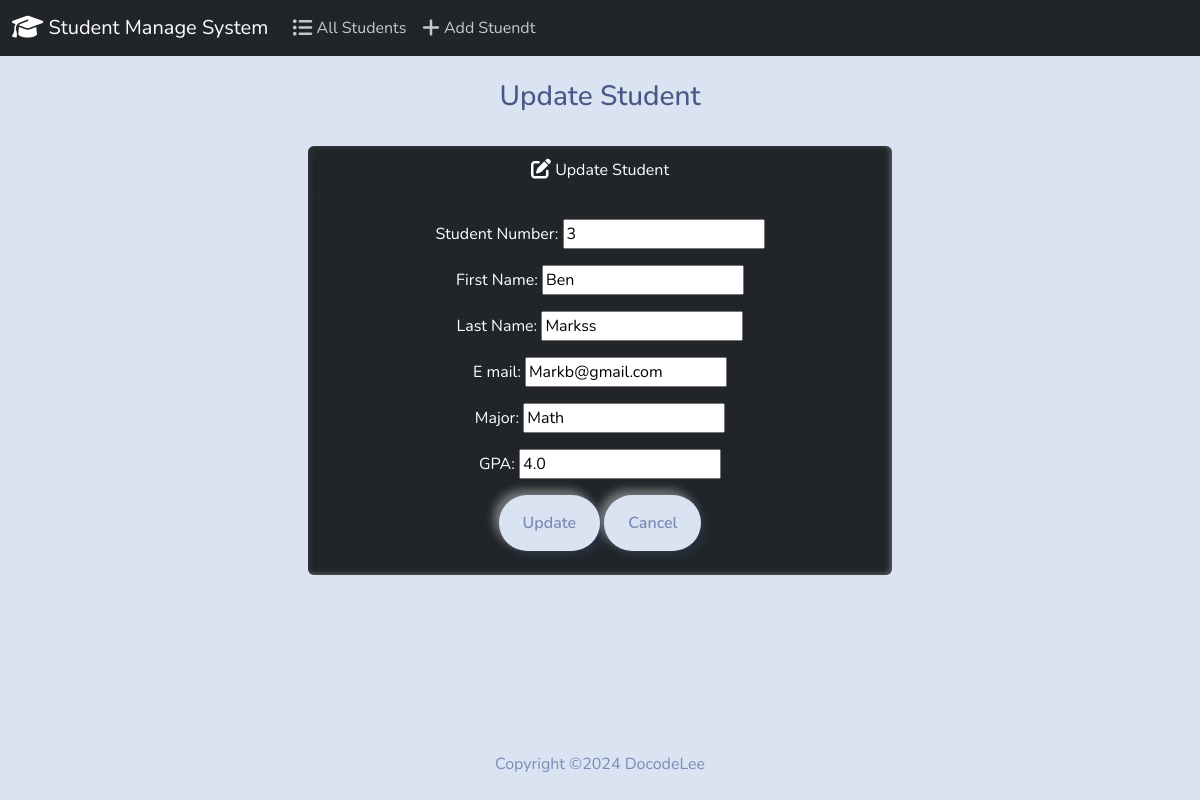
The page /edit/3/ on the database its author committed.
### students/models.py (models this page shows, shortened)
class Student(models.Model):
    student_number = models.PositiveIntegerField()
    first_name = models.CharField(max_length=50)
    last_name = models.CharField(max_length=50)
    email = models.EmailField(max_length=100)
    major = models.CharField(max_length=50)
    gpa = models.FloatField()

### students/views.py (the view)
# urls.py: path('edit/<int:id>/', views.edit, name='edit'),
def edit(request, id):
    if request.method == "POST":
        student = Student.objects.get(pk=id)
        form = StudentForm(request.POST, instance=student)
        if form.is_valid():
            form.save()
            return render(request, 'students/edit.html',{
                'form' : form,
                'success' : True
            })
    else:
            student = Student.objects.get(pk=id)
            form = StudentForm(instance = student)
            return render(request, 'students/edit.html',{
            'form' : form
            })

### students/forms.py
class StudentForm(forms.ModelForm):
    class Meta:
        model = Student
        fields = ['student_number', 'first_name', 'last_name', 'email', 'major', 'gpa' ]
        labels = {
            'student_number': 'Student Number',
            'first_name' : 'First Name',
            'last_name' : "Last Name",
            'email' : "E mail",
            'major' : 'Major' ,
            'gpa' : 'GPA',
        }
        widgets = {
            'student_number': forms.NumberInput(attrs={'class':'form-contorl'}),
            'first_name': forms.TextInput(attrs={'class':'form-contorl'}),
            'last_name': forms.TextInput(attrs={'class':'form-contorl'}),
            'email': forms.EmailInput(attrs={'class':'form-contorl'}),
            'major': forms.TextInput(attrs={'class':'form-contorl'}),
            'gpa' : forms.NumberInput(attrs={'class':'form-contorl'}),
        }

### students/templates/students/edit.html (shortened to what this page needs)
{% extends "students/base.html" %}
{% block body %}
    <h3 class='text-center m-4'>
        Update Student
    </h3>
    {% if success  %}
    <div  class="alert alert-success" role="alert">
        The new Student updated successfully.
        <a href="{% url 'index' %}" class ="alert-link">Go to Home Page.</a>
    </div>
    {% else %}
        <div class = "row justify-content-center">
            <div class="col-6 p-2 text-center">
                <div class="card text-white bg-dark mb-3" >
                    <div class="card-header">
                        <i class="fa-solid fa-pen-to-square fa-lg"></i> Update Student
                    </div>
                    <div class="card-body">
                        <form action="" method="POST">
                            {{form.as_p}}
                            <button type="submit" class="btn btn-primary">Update</button>
                            <a href="{%url 'index' %}" class="btn btn-secondary">Cancel</a>
                        </form>
                    </div>
                  </div>
            </div>
        </div>
    {% endif %}
{% endblock  %}

### rows shown on the page
Student: first_name "Ben", last_name "Markss", email "Markb@gmail.com", major "Math", gpa "4.0"
